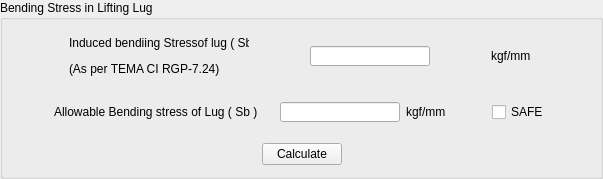
               <widget class="QGroupBox" name="groupBox_29">
                <property name="title">
                 <string>Bending Stress in Lifting Lug</string>
                </property>
                <layout class="QHBoxLayout" name="horizontalLayout_245">
                 <item>
                  <layout class="QVBoxLayout" name="verticalLayout_55">
                   <item>
                    <layout class="QHBoxLayout" name="horizontalLayout_246">
                     <item>
                      <widget class="QLabel" name="label_309">
                       <property name="sizePolicy">
                        <sizepolicy hsizetype="Fixed" vsizetype="Fixed">
                         <horstretch>0</horstretch>
                         <verstretch>0</verstretch>
                        </sizepolicy>
                       </property>
                       <property name="minimumSize">
                        <size>
                         <width>180</width>
                         <height>50</height>
                        </size>
                       </property>
                       <property name="maximumSize">
                        <size>
                         <width>180</width>
                         <height>50</height>
                        </size>
                       </property>
                       <property name="text">
                        <string>&lt;html&gt;&lt;head/&gt;&lt;body&gt;&lt;p&gt;Induced bendiing Stressof lug ( Sbc )&lt;/p&gt;&lt;p&gt;(As per TEMA CI RGP-7.24)&lt;/p&gt;&lt;/body&gt;&lt;/html&gt;</string>
                       </property>
                      </widget>
                     </item>
                     <item>
                      <widget class="QLineEdit" name="fh_le_induced_bending_stress_2">
                       <property name="sizePolicy">
                        <sizepolicy hsizetype="Fixed" vsizetype="Fixed">
                         <horstretch>0</horstretch>
                         <verstretch>0</verstretch>
                        </sizepolicy>
                       </property>
                       <property name="minimumSize">
                        <size>
                         <width>120</width>
                         <height>20</height>
                        </size>
                       </property>
                       <property name="maximumSize">
                        <size>
                         <width>120</width>
                         <height>20</height>
                        </size>
                       </property>
                      </widget>
                     </item>
                     <item>
                      <widget class="QLabel" name="label_310">
                       <property name="sizePolicy">
                        <sizepolicy hsizetype="Fixed" vsizetype="Fixed">
                         <horstretch>0</horstretch>
                         <verstretch>0</verstretch>
                        </sizepolicy>
                       </property>
                       <property name="minimumSize">
                        <size>
                         <width>40</width>
                         <height>20</height>
                        </size>
                       </property>
                       <property name="maximumSize">
                        <size>
                         <width>40</width>
                         <height>20</height>
                        </size>
                       </property>
                       <property name="text">
                        <string>kgf/mm2</string>
                       </property>
                      </widget>
                     </item>
                    </layout>
                   </item>
                   <item>
                    <layout class="QHBoxLayout" name="horizontalLayout_247">
                     <item>
                      <spacer name="horizontalSpacer_76">
                       <property name="orientation">
                        <enum>Qt::Horizontal</enum>
                       </property>
                       <property name="sizeHint" stdset="0">
                        <size>
                         <width>40</width>
                         <height>20</height>
                        </size>
                       </property>
                      </spacer>
                     </item>
                     <item>
                      <widget class="QLabel" name="label_311">
                       <property name="sizePolicy">
                        <sizepolicy hsizetype="Fixed" vsizetype="Fixed">
                         <horstretch>0</horstretch>
                         <verstretch>0</verstretch>
                        </sizepolicy>
                       </property>
                       <property name="minimumSize">
                        <size>
                         <width>220</width>
                         <height>50</height>
                        </size>
                       </property>
                       <property name="maximumSize">
                        <size>
                         <width>220</width>
                         <height>50</height>
                        </size>
                       </property>
                       <property name="text">
                        <string>&lt;html&gt;&lt;head/&gt;&lt;body&gt;&lt;p&gt;Allowable Bending stress of Lug ( Sb )&lt;/p&gt;&lt;/body&gt;&lt;/html&gt;</string>
                       </property>
                      </widget>
                     </item>
                     <item>
                      <widget class="QLineEdit" name="fh_le_bending_stree_of_Log_2">
                       <property name="sizePolicy">
                        <sizepolicy hsizetype="Fixed" vsizetype="Fixed">
                         <horstretch>0</horstretch>
                         <verstretch>0</verstretch>
                        </sizepolicy>
                       </property>
                       <property name="minimumSize">
                        <size>
                         <width>120</width>
                         <height>20</height>
                        </size>
                       </property>
                       <property name="maximumSize">
                        <size>
                         <width>120</width>
                         <height>20</height>
                        </size>
                       </property>
                      </widget>
                     </item>
                     <item>
                      <widget class="QLabel" name="label_312">
                       <property name="sizePolicy">
                        <sizepolicy hsizetype="Fixed" vsizetype="Fixed">
                         <horstretch>0</horstretch>
                         <verstretch>0</verstretch>
                        </sizepolicy>
                       </property>
                       <property name="minimumSize">
                        <size>
                         <width>40</width>
                         <height>20</height>
                        </size>
                       </property>
                       <property name="maximumSize">
                        <size>
                         <width>40</width>
                         <height>20</height>
                        </size>
                       </property>
                       <property name="text">
                        <string>kgf/mm2</string>
                       </property>
                      </widget>
                     </item>
                     <item>
                      <spacer name="horizontalSpacer_77">
                       <property name="orientation">
                        <enum>Qt::Horizontal</enum>
                       </property>
                       <property name="sizeHint" stdset="0">
                        <size>
                         <width>40</width>
                         <height>20</height>
                        </size>
                       </property>
                      </spacer>
                     </item>
                     <item>
                      <widget class="QCheckBox" name="fh_cb_safe_bending_2">
                       <property name="text">
                        <string>SAFE</string>
                       </property>
                      </widget>
                     </item>
                     <item>
                      <spacer name="horizontalSpacer_78">
                       <property name="orientation">
                        <enum>Qt::Horizontal</enum>
                       </property>
                       <property name="sizeHint" stdset="0">
                        <size>
                         <width>40</width>
                         <height>20</height>
                        </size>
                       </property>
                      </spacer>
                     </item>
                    </layout>
                   </item>
                   <item>
                    <layout class="QHBoxLayout" name="horizontalLayout_248">
                     <item>
                      <spacer name="horizontalSpacer_79">
                       <property name="orientation">
                        <enum>Qt::Horizontal</enum>
                       </property>
                       <property name="sizeHint" stdset="0">
                        <size>
                         <width>40</width>
                         <height>20</height>
                        </size>
                       </property>
                      </spacer>
                     </item>
                     <item>
                      <widget class="QPushButton" name="fh_pb_check_for_bending_2">
                       <property name="text">
                        <string>Calculate</string>
                       </property>
                      </widget>
                     </item>
                     <item>
                      <spacer name="horizontalSpacer_80">
                       <property name="orientation">
                        <enum>Qt::Horizontal</enum>
                       </property>
                       <property name="sizeHint" stdset="0">
                        <size>
                         <width>40</width>
                         <height>20</height>
                        </size>
                       </property>
                      </spacer>
                     </item>
                    </layout>
                   </item>
                  </layout>
                 </item>
                </layout>
               </widget>
